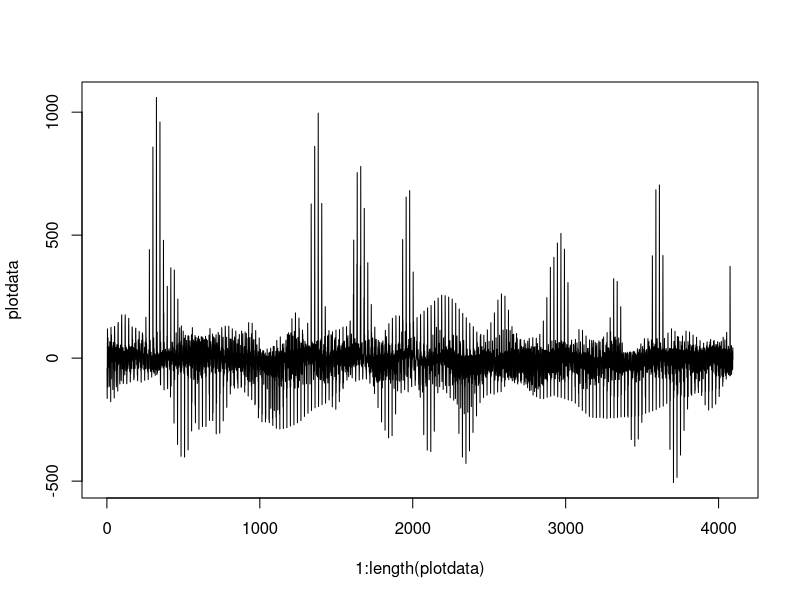

The R script that drew this image:
setwd("C://Users/USER/Desktop/bss-epilepsy-detection")
library(e1071)

normalize <- function(x) {
  return ((x - min(x)) / (max(x) - min(x)))
}


no_seizure_data <- read.csv("EpilepticSeizureRecognitionREDUCED.csv", header=T)
seizure_data <- read.csv("EpilepticSeizureRecognitionREDUCED_2.csv", header=T)

#plotanje date
plotdata <- seizure_data[24:46,]
plotdata <- plotdata[, -ncol(plotdata)]
plotdata <- plotdata[, -1]
plotdata <- as.numeric(unlist(plotdata))

plot(1:length(plotdata), plotdata, type="l")


#izvadimo svakog drugog ispitanika iz prvog i drugog seta da napravimo trening set

i <- 0
f <- FALSE
train_data <- data.frame()
test_data <- data.frame()
print(nrow(train_data))

while(i < (nrow(seizure_data)-23) && i < (nrow(no_seizure_data)-23)){
  dummy <- data.frame(seizure_data[(i+1):(i+23),])
  print(nrow(dummy))
  i <- i + 23
  dummy_2 <- data.frame(no_seizure_data[(i+1):(i+23),])
  i <- i + 23
  train_data <- rbind(train_data, dummy)
  print(nrow(train_data))
  test_data <- rbind(test_data, dummy_2)
}

train_data["Klasa"] <- lapply(train_data["Klasa"], as.factor)
test_data["Klasa"] <- lapply(test_data["Klasa"], as.factor)

#normalizacija
nm_train <- normalize(train_data[,!colnames(train_data) %in% c("key","Klasa")])
nm_test <- normalize(test_data[,!colnames(test_data) %in% c("key","Klasa")])
nm_train$Klasa<-train_data[,c("Klasa")]
nm_test$Klasa <- test_data[,c("Klasa")]



